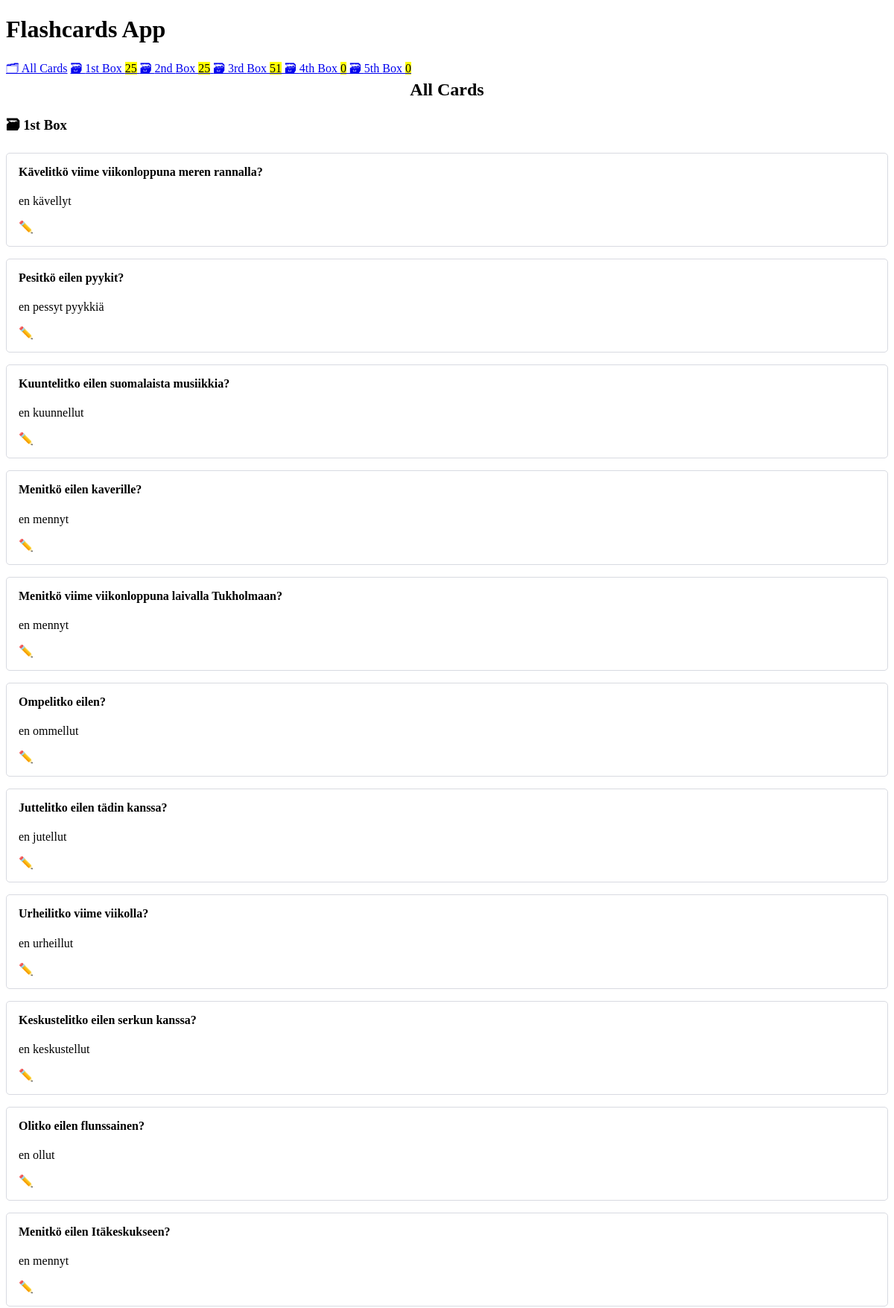
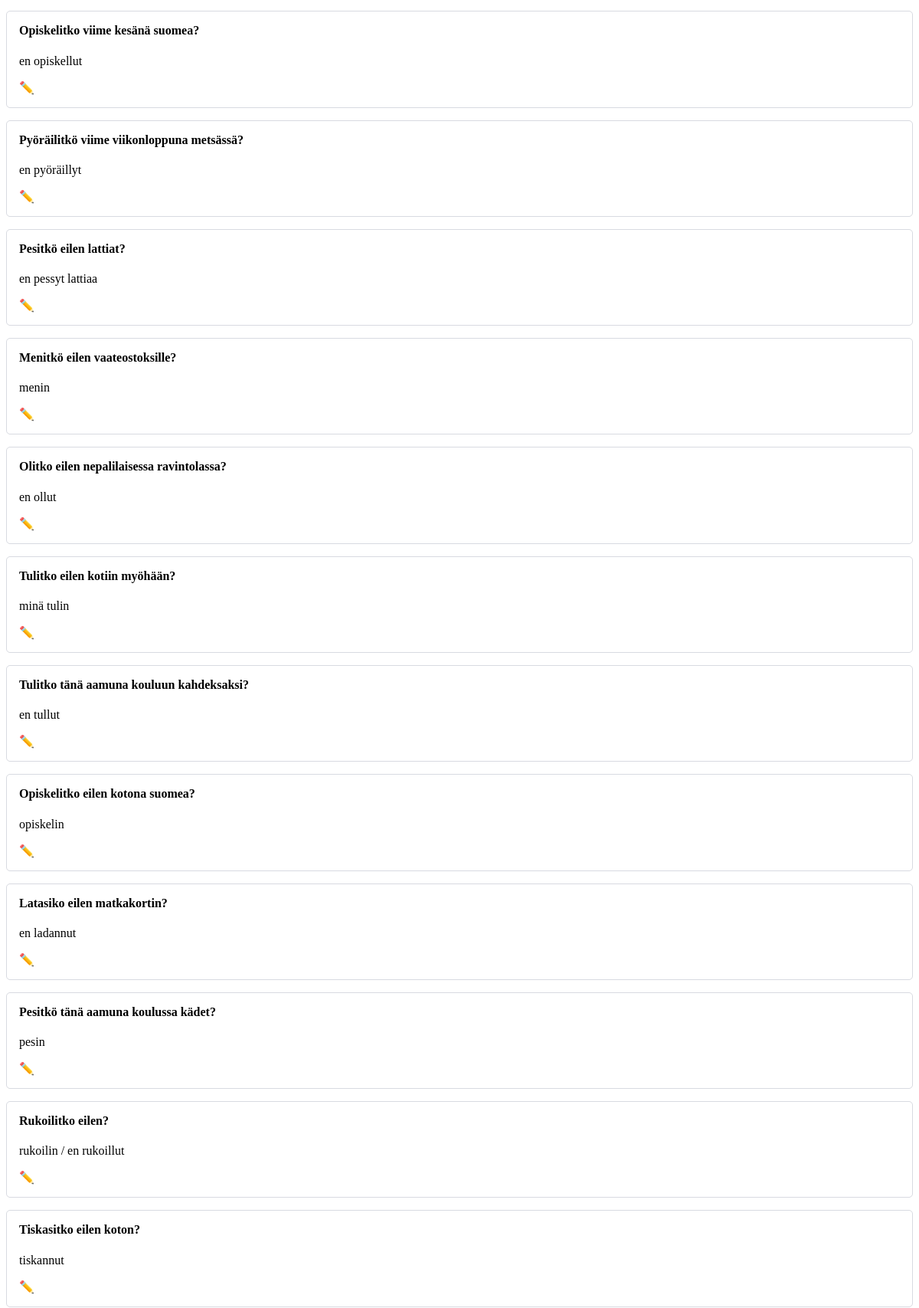
The page / (upper part) on the database its author committed (2 pictures, top to bottom).
### cards/models.py (models this page shows, shortened)
class Card(models.Model):
    question = models.CharField(max_length=100)
    answer = models.CharField(max_length=100)
    box = models.IntegerField(
        choices=zip(BOXES, BOXES),
        default=BOXES[0],
    )
    date_created = models.DateTimeField(auto_now_add=True)

### cards/views.py (the view)
class CardListView(ListView):
    model = Card
    queryset = Card.objects.all().order_by("box", "-date_created")

### cards/templatetags/cards_tags.py (called while the page is built)
@register.inclusion_tag("cards/box_links.html")
def boxes_as_links():
    boxes = []
    for box_num in BOXES:
        card_count = Card.objects.filter(box=box_num).count()
        boxes.append({
            "number": box_num,
            "card_count": card_count,
        })
    return {"boxes": boxes}

### cards/templates/cards/card_list.html
{% extends "cards/base.html" %}
{% load humanize %}
{% block content %}
    <h2>
        All Cards
    </h2>
    {% for card in card_list %}
        {% ifchanged %}
            <h3>🗃 {{ card.box | ordinal }} Box</h3>
        {% endifchanged %}
        {% include "cards/card.html" %}
    {% endfor %}
{% endblock content %}

### cards/templates/cards/base.html (shortened to what this page needs)
<!DOCTYPE html>
<html lang="en">
<head>
    <link rel="stylesheet" href="https://cdn.simplecss.org/simple.min.css">
</head>
<body>
    <header>
        <h1>Flashcards App</h1>
        {% include "cards/navigation.html" %}
    </header>
    <main>
        {% block content %}{% endblock content %}
    </main>
</body>
</html>

### cards/templates/cards/navigation.html
{% load cards_tags %}
<nav>
    <a href="{% url 'card-list' %}">🗂 All Cards</a>
    {% boxes_as_links %}
</nav>

### cards/templates/cards/box_links.html
{% load humanize %}
{% for box in boxes %}
    <a href="{% url 'box' box_num=box.number %}">
        🗃 {{ box.number | ordinal }} Box <mark>{{ box.card_count }}</mark>
    </a>
{% endfor %}

### cards/templates/cards/card.html (shortened to what this page needs)
<article>
    <h4>{{ card.question }}</h4>
    {% if not check_card %}
        <p>{{ card.answer }}</p>
        <a href="{% url 'card-update' card.id %}" role="button">
            ✏️ Edit Card
        </a>
    {% endif %}
 </article>

### cards/templates/cards/base.html (style rules this page uses)
:root { --accent: #6e48ad; --accent-bg: white; --bg: #fff; --text: #212121; --text-light: #585858; --border: #d8dae1; --code: #d81b60; --preformatted: #444; }
article { background-color: var(--marked); border: 1px solid var(--border); border-radius: 5px; padding: 1em; margin: 1em 0; }
h2 { text-align: center; }
h2, h4 { margin-top: 0; }
button, a[role="button"] { color: white; text-decoration: none; }

### rows shown on the page
Card: box|ordinal "1st", question "Kävelitkö viime viikonloppuna meren rannalla?", answer "en kävellyt"
Card: question "Pesitkö eilen pyykit?", answer "en pessyt pyykkiä"
Card: question "Kuuntelitko eilen suomalaista musiikkia?", answer "en kuunnellut"
Card: question "Menitkö eilen kaverille?", answer "en mennyt"
Card: question "Menitkö viime viikonloppuna laivalla Tukholmaan?", answer "en mennyt"
Card: question "Ompelitko eilen?", answer "en ommellut"
Card: question "Juttelitko eilen tädin kanssa?", answer "en jutellut"
Card: question "Urheilitko viime viikolla?", answer "en urheillut"
Card: question "Keskustelitko eilen serkun kanssa?", answer "en keskustellut"
Card: question "Olitko eilen flunssainen?", answer "en ollut"
Card: question "Menitkö eilen Itäkeskukseen?", answer "en mennyt"
Card: question "Opiskelitko viime kesänä suomea?", answer "en opiskellut"
Card: question "Pyöräilitkö viime viikonloppuna metsässä?", answer "en pyöräillyt"
Card: question "Pesitkö eilen lattiat?", answer "en pessyt lattiaa"
Card: question "Menitkö eilen vaateostoksille?", answer "menin"
Card: question "Olitko eilen nepalilaisessa ravintolassa?", answer "en ollut"
Card: question "Tulitko eilen kotiin myöhään?", answer "minä tulin"
Card: question "Tulitko tänä aamuna kouluun kahdeksaksi?", answer "en tullut"
Card: question "Opiskelitko eilen kotona suomea?", answer "opiskelin"
Card: question "Latasiko eilen matkakortin?", answer "en ladannut"
Card: question "Pesitkö tänä aamuna koulussa kädet?", answer "pesin"
Card: question "Rukoilitko eilen?", answer "rukoilin / en rukoillut"
Card: question "Tiskasitko eilen koton?", answer "tiskannut"

### other values the page prints
{{ box.number | ordinal }} "1st" "2nd" "3rd" "4th" "5th"
{{ box.card_count }} "25" "25" "51" "0" "0"
